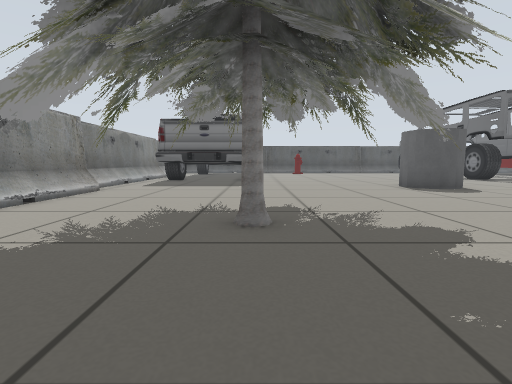
View 1 (above)

24 first-person views from a walk through a Gazebo world. The camera is 0.44 m above the floor, tilts 6° down and sees 85° across. Floor lines are 1 m apart. The floor is counted in squares, 0.5 m on a side. Each view is taken from the middle of a square. On the plan, view 1 faces up. The plan holds only what a view shows up to about 11 squares ahead; the rest is blank. The robots in the file are not drawn. Simple shapes stand in for some stock models. Some surface patterns are stand-ins.

View 2
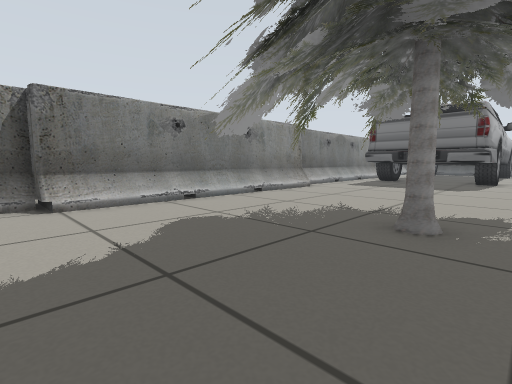

View 3
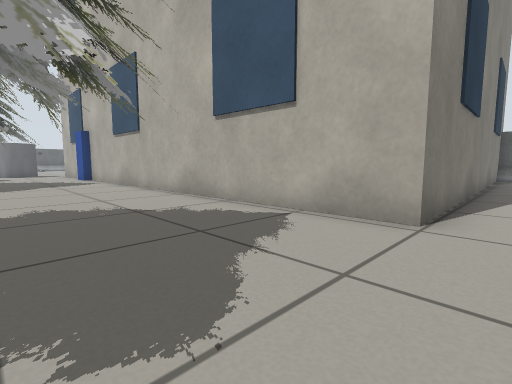

View 4
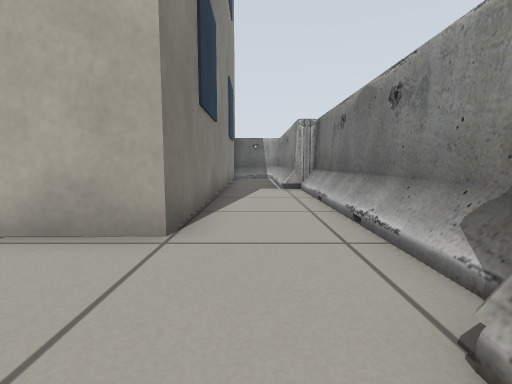

View 5
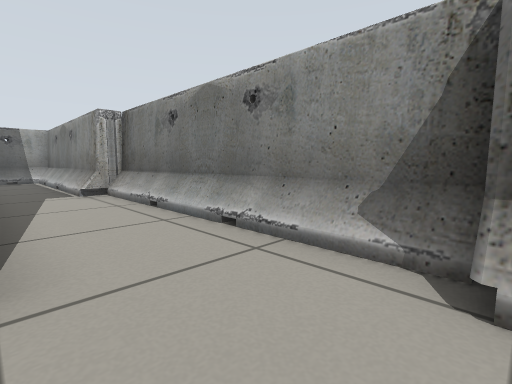

View 6
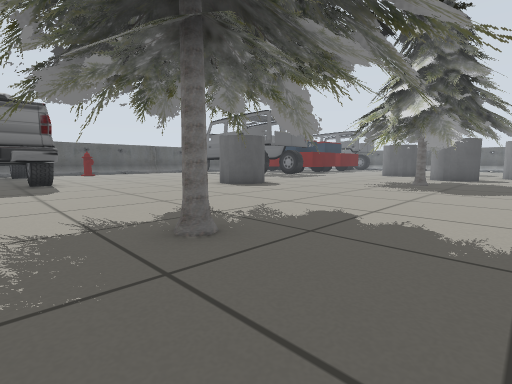

View 7
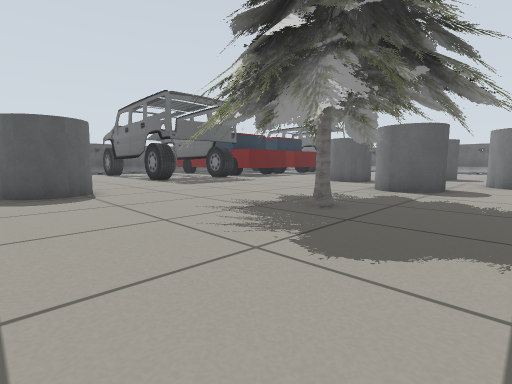

View 8
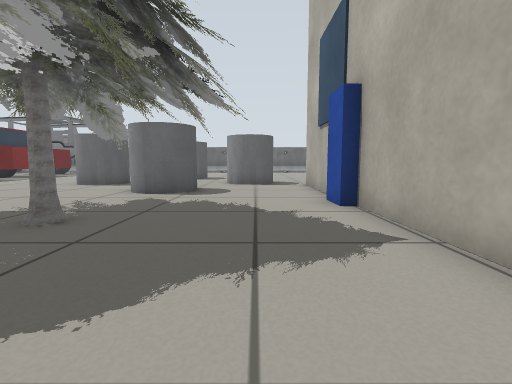

View 9
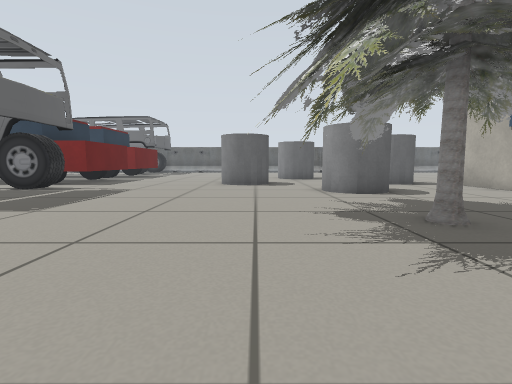

View 10
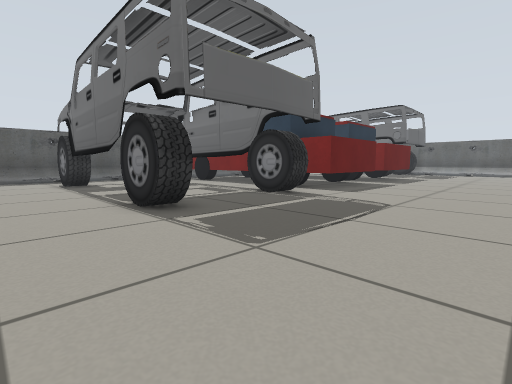

View 11
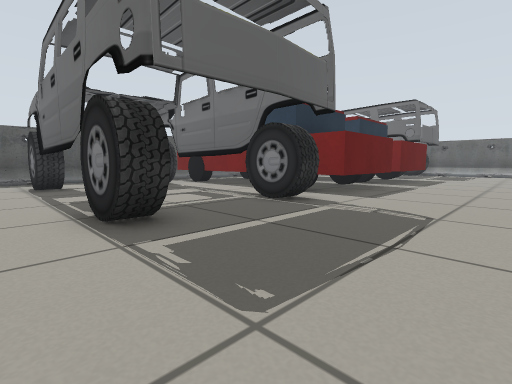

View 12
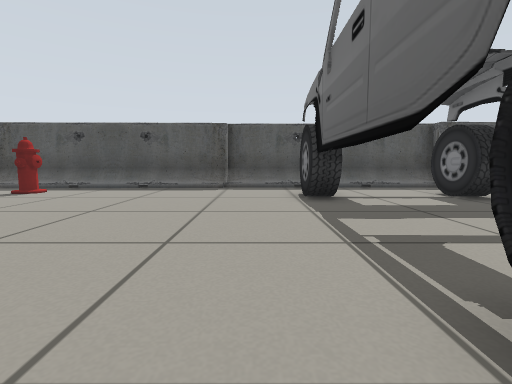

View 13
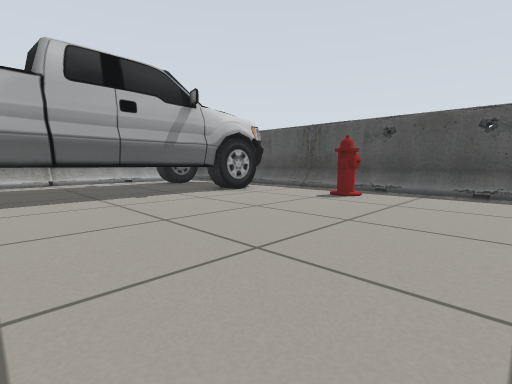

View 14
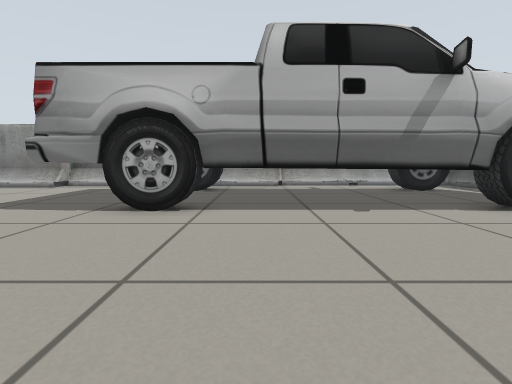

View 15
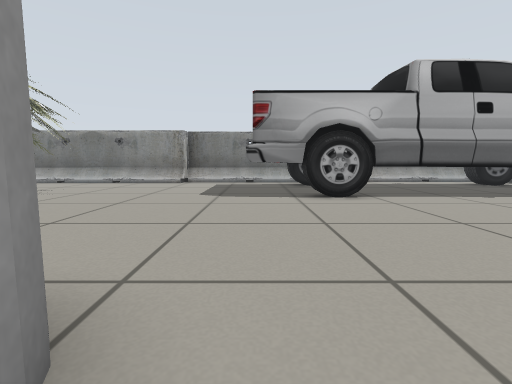

View 16
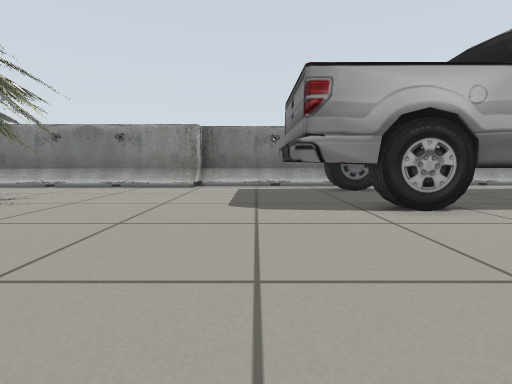

View 17
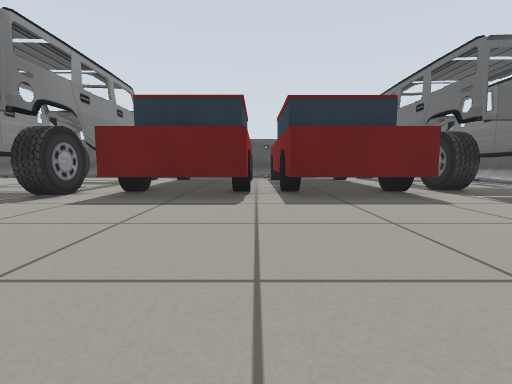

View 18
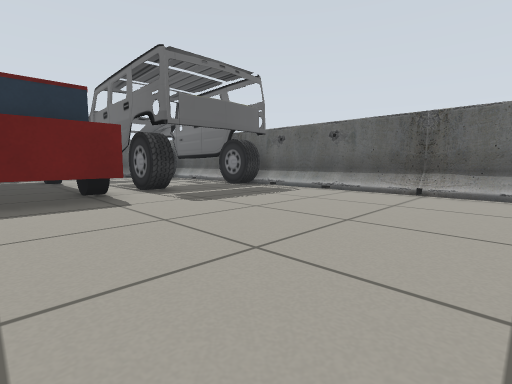

View 19
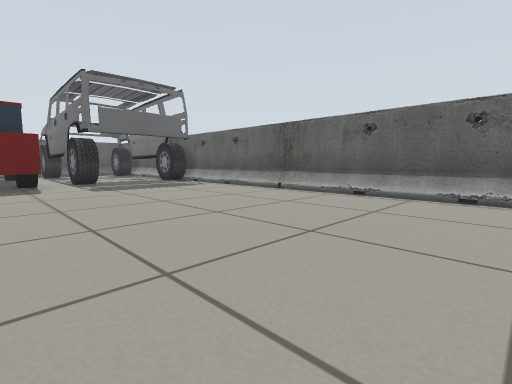

View 20
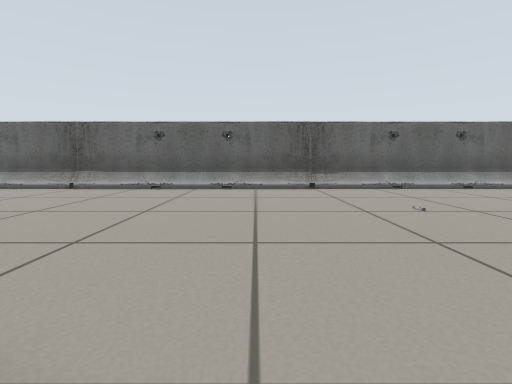

View 21
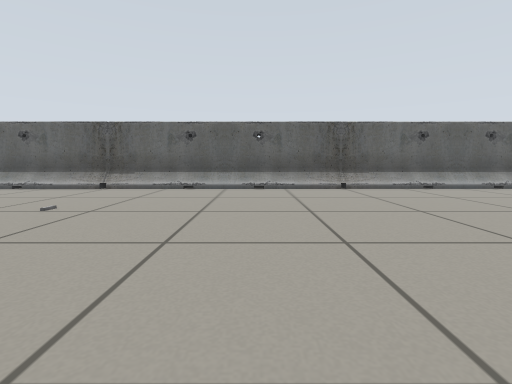

View 22
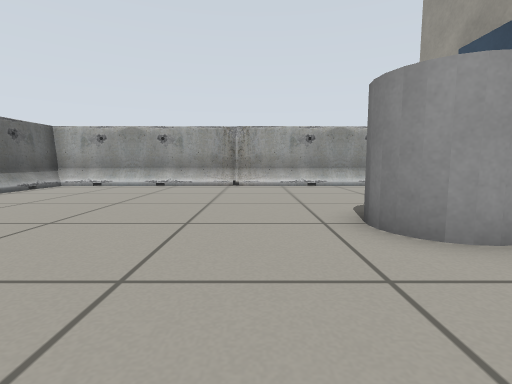

View 23
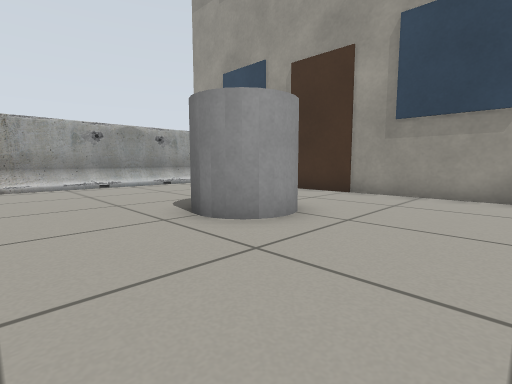

View 24
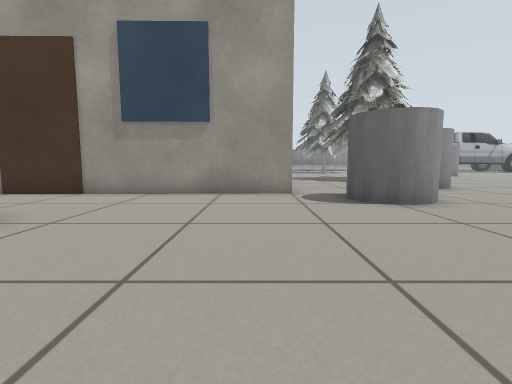

### Floor plan
Key: @ floor where view 1 was taken; # wall or solid block; . floor; B barrier; C grey cylinder; T pine tree; P pickup truck; U building; A car; H fire hydrant.
Columns run from 6 left of view 1 to 32 right of it. Each row starts with its distance up from view 1.
 24 BB    BBBBBBBBBBBBBBBBB
 23 B.    P...........
 22   P  PP..HH......AA  AA
 21 B.P  PP..........AAA AA
 20 B.P  PP..........AAAAAA
 19 B.   PP..........AA  AA          A
 18 B.   PP..........AAAAAAA   AA    AAAA
 17 B.   PP..........AAAAAAA   AA   .AAAA
 16 B. PPPP..........AAAAAAAAAAAAAAA.AAAA
 15 B.P  PP....... ..AAAAAAAA AAA  A.AAAA
 14 B.P  PP.....   ..AAAAAAAAAAAAAAA.AAAABB
 13 B.P  PP...... ...AAAAAA..............BB
 12 B.PPPPP..............................BB
 11 B...........C .......................BB
 10 B..........CCC.......................BB
  9 BB..........CC.......................BB
  8  B.....................C  ...........BB
  7  B...TTT.......TTT.....C   . ........BB
  6  B. TTTTT.....TTTTT ....      .......BB
  5  B.TTTTTTT...TTT.TTTCC..      .......BB
  4  B.TTTTTTT... TTTTTTC C...    .......BB
  3  B.TTTTTTT... TTTTTTCC .... .........BB
  2  B..TTTTT.....TTTTT....CCC.. ........BB
  1 BB...TTT....... TT.....  C...........BB
  0 B.....@.................CC...........BB
 -1 B..UUUUUUUUUUUUUUU#UUUUU.............BB
 -2 B..U                   U.............BB
 -3 B..U                   U.............BB
 -4 B..U                   U.............BB
 -5 B..U                   U.............BB
 -6 B..U                   U...CC........BB
 -7 BB.U                   U..  C........BB
 -8  B.U                   U..   ........BB
 -9  B.U                   U   ..........BB
-10  B.U                   U   ..........BB
-11  B.U                   U  ...........BB
-12  B.U                   U  ...........BB
-13                        U  ...........BB
-14                           BBBBBBBBBBBBB

Where each view was taken, in squares from view 1:
view 1: 0 up, 0 right, facing up
view 2: 0 up, 1 right, facing up-left
view 3: 3 up, 4 left, facing down-right
view 4: 2 up, 4 left, facing down
view 5: 1 up, 3 left, facing down-left
view 6: 1 up, 2 left, facing up-right
view 7: 1 up, 5 right, facing up-right
view 8: 1 up, 6 right, facing right
view 9: 7 up, 6 right, facing right
view 10: 9 up, 9 right, facing up-right
view 11: 10 up, 10 right, facing up-right
view 12: 14 up, 10 right, facing up
view 13: 15 up, 7 right, facing up-left
view 14: 16 up, 5 right, facing left
view 15: 12 up, 7 right, facing left
view 16: 11 up, 5 right, facing left
view 17: 7 up, 21 right, facing up
view 18: 7 up, 23 right, facing up-right
view 19: 3 up, 24 right, facing up-right
view 20: 3 up, 22 right, facing right
view 21: 4 down, 22 right, facing right
view 22: 3 down, 24 right, facing down
view 23: 3 down, 25 right, facing down-left
view 24: 2 down, 25 right, facing left
